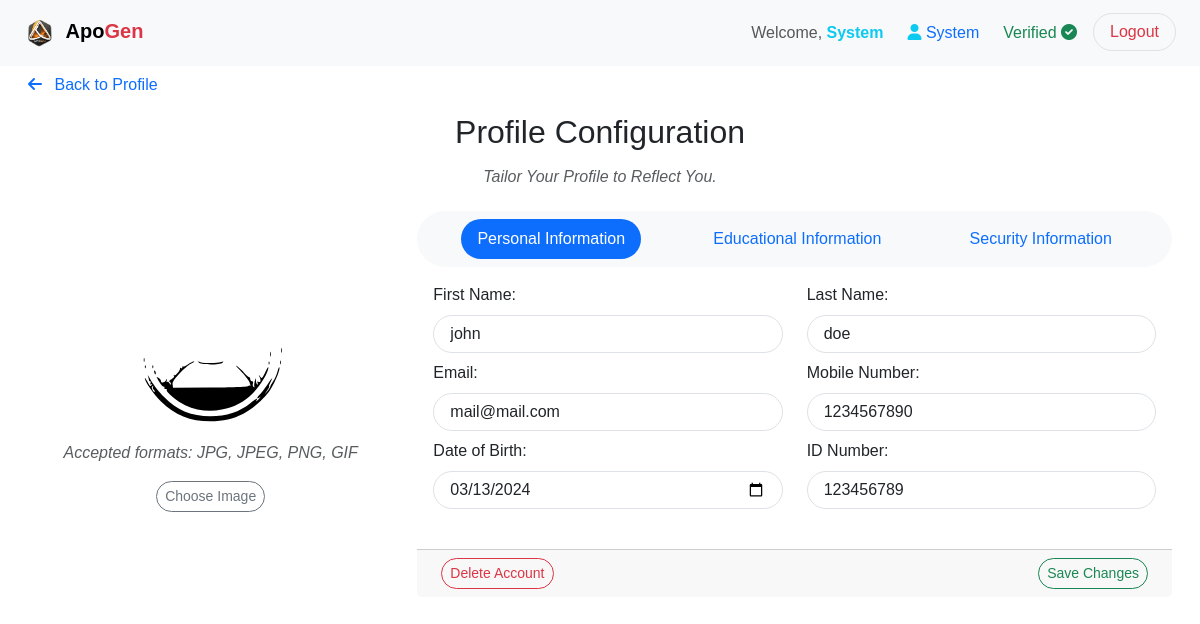
/edit_user/2 (signed in), run on the app's committed database.
### app/server/database/models.py (models this page shows)
class User(UserMixin, db.Model):
    id = db.Column(db.Integer, primary_key=True)
    first_name = db.Column(db.String(255), nullable=False)
    last_name = db.Column(db.String(255), nullable=False)
    email = db.Column(db.String(255), unique=True, nullable=False)
    mobile_number = db.Column(db.String(15), nullable=False)
    id_number = db.Column(db.String(20), unique=True, nullable=False)
    education_level = db.Column(db.String(50), nullable=False)
    occupation = db.Column(db.String(255), nullable=False)
    dob = db.Column(db.Date, nullable=False)
    password = db.Column(db.String(255), nullable=False)
    membership = db.Column(db.Boolean, default=False, nullable=False)
    verification_status = db.Column(db.Boolean, default=False, nullable=False)
    profile_picture = db.Column(db.String(255))
    timestamp = db.Column(db.DateTime, default=datetime.now(timezone.utc) + timedelta(hours=3), nullable=False)
    role_id = db.Column(db.Integer, db.ForeignKey('role.id'), nullable=False)
    role = db.relationship('Role', backref='users')
    loans = db.relationship('Loan', backref='guarantor', lazy=True)
    contributions = db.relationship('Contribution', backref='user', lazy=True)

class Role(db.Model):
    id = db.Column(db.Integer, primary_key=True)
    name = db.Column(db.String(50), unique=True, nullable=False)

### app/server/routes.py (the view)
@routes.route('/edit_user/<int:user_id>', methods=['GET', 'POST'])
@login_required
def edit_user(user_id):
    user = User.query.get_or_404(user_id)
    form = EditUserForm()
    roles = Role.query.all()
    form.role.choices = [(role.id, role.name) for role in roles]
    if form.validate_on_submit():
        user.first_name = form.first_name.data
        user.last_name = form.last_name.data
        user.email = form.email.data
        user.mobile_number = form.mobile_number.data
        user.id_number = form.id_number.data
        user.education_level = form.education_level.data
        user.occupation = form.occupation.data
        user.dob = form.dob.data
        user.membership = form.membership.data
        user.verification_status = form.verification_status.data
        selected_role_id = form.role.data
        selected_role = Role.query.get(selected_role_id)
        user.role = selected_role
        if 'profile_picture' in request.files:
            file = request.files['profile_picture']
            if file and allowed_file(file.filename):
                rename_filename = f"user_{user_id}.{file.filename.rsplit('.', 1)[1].lower()}"
                renamed_filename = secure_filename(rename_filename)
                filepath = os.path.join(current_app.config['UPLOAD_FOLDER'], renamed_filename)
                file.save(filepath)
                user.profile_picture = renamed_filename
        current_password = form.current_password.data
        new_password = form.new_password.data
        confirm_new_password = form.confirm_new_password.data
        if current_password and new_password and confirm_new_password and new_password != None:
            if bcrypt.check_password_hash(user.password, current_password):
                if new_password == confirm_new_password:
                    hashed_new_password = bcrypt.generate_password_hash(new_password).decode('utf-8')
                    user.password = hashed_new_password
                    db.session.commit()
                    flash('Password changed successfully!', 'success')
                    return redirect(url_for('routes.dashboard'))
                else:
                    flash('New password and confirm new password do not match. Password not changed.', 'danger')
                    return redirect(url_for('routes.dashboard'))
            else:
                flash('Current password is incorrect. Password not changed.', 'danger')
                return redirect(url_for('routes.dashboard'))
        db.session.commit()
        flash('Your changes have been saved!', 'success')
        return redirect(url_for('routes.dashboard'))
    elif request.method == 'GET':
        form.first_name.data = user.first_name
        form.last_name.data = user.last_name
        form.email.data = user.email
        form.mobile_number.data = user.mobile_number
        form.id_number.data = user.id_number
        form.education_level.data = user.education_level
        form.occupation.data = user.occupation
        form.dob.data = user.dob
        form.membership.data = user.membership
        form.verification_status.data = user.verification_status
        form.role.data = user.role.id if user.role else None
    return render_template('common/edit_user.html', title='Edit User', form=form, user=user)

### app/server/routes.py (called while the page is built)
@login_manager.user_loader
def load_user(user_id):
    return db.session.get(User, int(user_id))

@routes.context_processor
def inject_now():
    return {'now': datetime.utcnow() + timedelta(hours=3)}

### app/client/templates/common/edit_user.html (shortened to what this page needs)
{% extends 'base.html' %} {% block content %}
<div class="container-fluid">
    <ul class="nav nav-pills justify-content-start border-0">
        <li class="nav-item">
            <a class="nav-link rounded-pill" href="{{ url_for('routes.dashboard') }}">
                <i class="fas fa-arrow-left me-2"></i> Back to Profile
            </a>
        </li>
    </ul>
    <div class="col-md-12 mx-auto mb-3">
        <div class="h2 text-center text-dark mb-3 mt-2">Profile Configuration</div>
        <div class="h6 text-center fst-italic text-muted">Tailor Your Profile to Reflect You.</div>
        <div class="container-fluid p-3">
            <form method="post" enctype="multipart/form-data">
                <div class="row">
                    <div class="col-md-4 py-5">
                        <center>
                        <div class="mt-3">
                            <img
                            id="profile-picture"
                            class="img-fluid rounded-circle profile-picture"
                            src="{{ url_for('static', filename='uploads/profiles/' + user.profile_picture if user.profile_picture else 'images/profile.svg') }}"
                            alt="User Profile Picture"
                            style="width: 150px; height: 150px"
                            loading="lazy"
                            />
                        </div>
                        <div class="mt-3">
                            <p class="text-muted fst-italic">Accepted formats: JPG, JPEG, PNG, GIF</p>
                            <label
                            for="profile_picture"
                            class="btn btn-sm btn-outline-secondary rounded-pill"
                            >
                            Choose Image
                            </label>
                        </div>
                        </center>
                    </div>
                    <div class="card col-md-8 border-0">
                        <ul class="card-header nav nav-pills justify-content-around border-0 bg-light rounded-pill" role="tablist">
                            <li class="nav-item" role="presentation">
                                <a class="nav-link active rounded-pill" id="personal-info-tab" data-bs-toggle="tab" href="#personal-info" role="tab" aria-controls="personal-info" aria-selected="true">Personal Information</a>
                            </li>
                            <li class="nav-item" role="presentation">
                                <a class="nav-link rounded-pill" id="edu-info-tab" data-bs-toggle="tab" href="#edu-info" role="tab" aria-controls="edu-info" aria-selected="false">Educational Information</a>
                            </li>
                            <li class="nav-item" role="presentation">
                                <a class="nav-link rounded-pill" id="security-info-tab" data-bs-toggle="tab" href="#security-info" role="tab" aria-controls="security-info" aria-selected="false">Security Information</a>
                            </li>
                        </ul>
                        <div class="card-body tab-content row p-3">
                            <div class="tab-pane fade show active" id="personal-info" role="tabpanel" aria-labelledby="personal-info-tab">
                                <div class="row">
                                    <div class="col-md-6 mb-2">
                                        <label for="first_name" class="form-label">First Name:</label>
                                        {{ form.first_name(class="form-control rounded-pill px-3", required=True) }}
                                    </div>
                                    <div class="col-md-6 mb-2">
                                        <label for="last_name" class="form-label">Last Name:</label>
                                        {{ form.last_name(class="form-control rounded-pill px-3", required=True) }}
                                    </div>
                                    <div class="col-md-6 mb-2">
                                        <label for="email" class="form-label">Email:</label>
                                        {{ form.email(class="form-control rounded-pill px-3", required=True) }}
                                    </div>
                                    <div class="col-md-6 mb-2">
                                        <label for="mobile_number" class="form-label"
                                        >Mobile Number:</label
                                        >
                                        {{ form.mobile_number(class="form-control rounded-pill px-3", required=True) }}
                                    </div>
                                    <div class="col-md-6 mb-2">
                                        <label for="dob" class="form-label">Date of Birth:</label>
                                        {{ form.dob(class="form-control rounded-pill px-3", required=True) }}
                                    </div>
                                    <div class="col-md-6 mb-2">
                                        <label for="id_number" class="form-label">ID Number:</label>
                                        {{ form.id_number(class="form-control rounded-pill px-3", required=True) }}
                                    </div>
                                </div>
                            </div>
                        </div>
                        <div class="card-footer d-flex justify-content-between mt-3">
                            <button
                                type="button"
                                class="btn btn-sm btn-outline-danger rounded-pill ms-2"
                                data-bs-toggle="modal"
                                data-bs-target="#deleteConfirmationModal"
                            >
                                Delete Account
                            </button>
                            <button
                                type="submit"
                                class="btn btn-sm btn-outline-success ml-2 rounded-pill me-2"
                            >
                                Save Changes
                            </button>
                        </div>
                    </div>
                </div>
            </form>
        </div>
    </div>
</div>
{% endblock %}

### app/client/templates/navs/navbar.html (shortened to what this page needs)
{% if not hide_navbar %}
<nav class="navbar navbar-expand-lg fixed-top bg-light">
  <div class="container-fluid mx-2">
    <a class="navbar-brand" href="#TOP">
      <img
        src="{{ url_for('static', filename='images/logo.png') }}"
        alt="Company Logo"
        height="40"
      />
      <span class="fw-bold">Apo</span
      ><span class="text-danger fw-bold">Gen</span>
    </a>
    <div class="collapse navbar-collapse justify-content-end" id="navbarNav">
      <ul class="navbar-nav">
        <li class="nav-item mx-1">
          <span class="nav-link">
            Welcome,
            <b class="text-info">{{ current_user.first_name.title() }}</b>
          </span>
        </li>
        <li class="nav-item mx-1">
          <span class="nav-link">
            <i class="fas fa-user text-info"></i>
            <span class="text-primary">
              {{ current_user.role.name.title() }}
            </span>
          </span>
        </li>
        <li class="nav-item mx-1">
          <span class="nav-link">
            {% if current_user.verification_status %}
            <span class="text-success">Verified</span>
            <i class="fas fa-check-circle text-success"></i>
            {% else %}
            <span class="text-danger">Not Verified</span>
            <i class="fas fa-times-circle text-danger"></i>
            {% endif %}
          </span>
        </li>
        <li class="nav-item mx-1">
          <a
            class="btn btn-outline-danger border rounded-pill px-3"
            href="{{ url_for('routes.logout') }}"
            onclick="localStorage.clear();"
            >Logout</a
          >
        </li>
      </ul>
    </div>
  </div>
</nav>
{% endif %}

### app/client/static/css/style.css (style rules this page uses)
*, *::before, *::after { margin: 0; padding: 0; box-sizing: border-box; }
li { list-style: none; }
button, input, textarea { background: none; border: none; font: inherit; }
button { cursor: pointer; }
input, textarea { width: 100%; }
body { margin: 0; font-family: Arial, sans-serif; overflow-y: scroll; }
.card-footer { overflow: hidden; }

### data on the page
User: first_name "System"
Role: role.name "System"
User: first_name "john", last_name "doe", email "mail@mail.com", mobile_number "1234567890", dob "03/13/2024", id_number "123456789"
